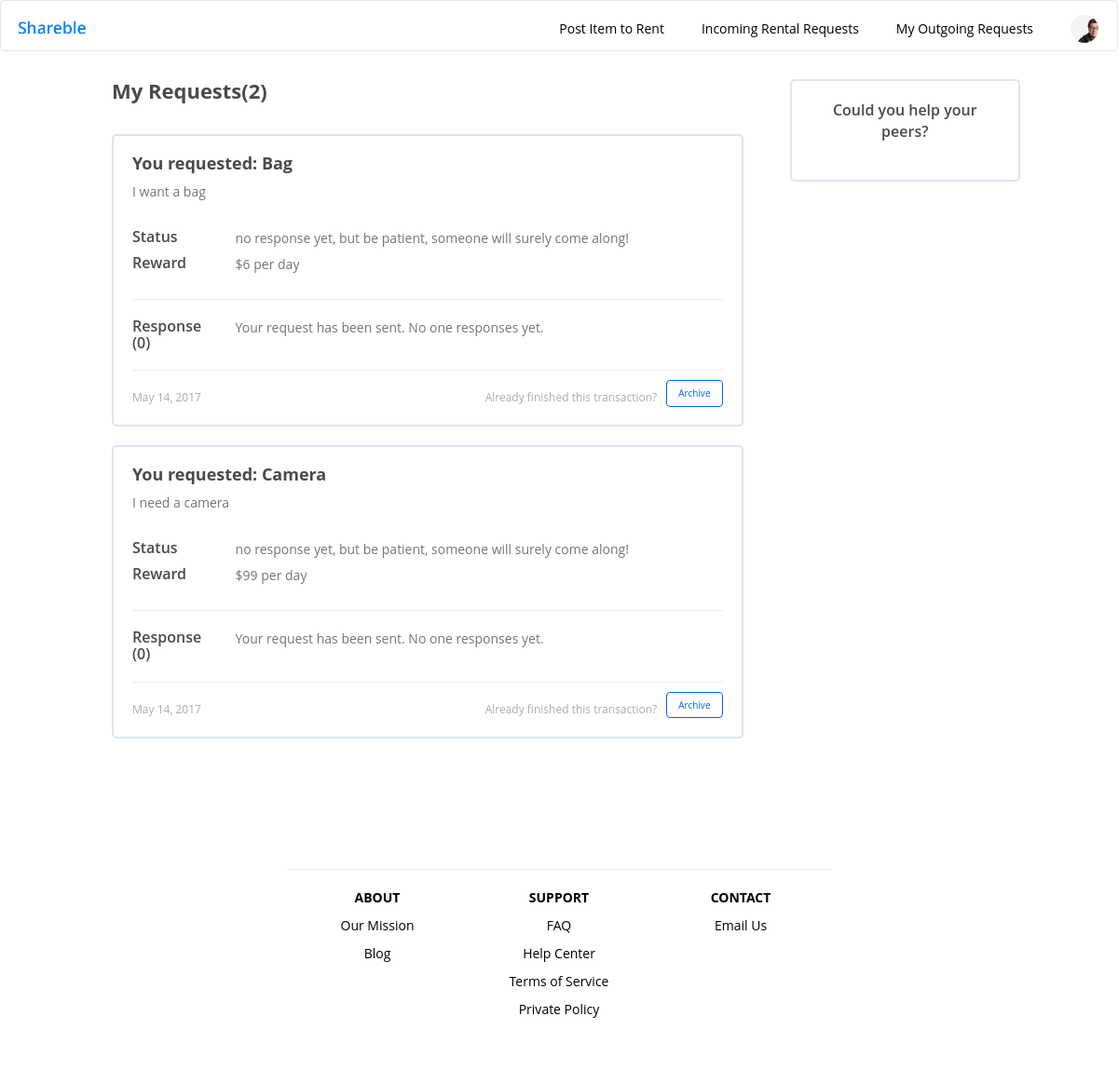
Page /rent/my_requests (signed in) on the committed database.
### rent/models.py (models this page shows, shortened)
class RequestingItem(models.Model):
	name = models.CharField(max_length=100)
	borrower = models.ForeignKey(User)
	picture = models.FileField(upload_to=itemuploadpath, blank=True, null=True)
	content_type = models.CharField(max_length=50, blank=True, null=True)
	description = models.TextField(max_length=300, blank=True, null=True)
	reward = models.CharField(max_length=100, blank=True, null=True)
	post_date = models.DateField(auto_now_add=True, blank=True, null=True)
	active = models.BooleanField(default=True, blank=False)
	need_from = models.DateField(blank=True, null=True)
	need_to = models.DateField(blank=True, null=True)

### rent/views.py (the view)
@login_required
def my_requests(request):
	context = {}
	requested_items = RequestingItem.objects.filter(borrower=request.user)
	context['items'] = []
	request_count = requested_items.count()
	context['count'] = request_count
	for i in range(0,requested_items.count()):
		item_dict = {}
		item_dict['name'] = requested_items[i].name
		item_dict['reward'] = requested_items[i].reward
		item_dict['post_date'] = requested_items[i].post_date
		responses = RequestResponse.objects.filter(item=requested_items[i])
		if responses.count() == 0:
			item_dict['no_response'] = True
		item_dict['responses'] = responses
		item_dict['description'] = requested_items[i].description
		context['items'].append(item_dict)
	help_peer = RequestingItem.objects.all().exclude(borrower=request.user, )[:4]
	context['help_peer'] = help_peer
	return render(request, 'rent/my_requests.html', context)

### rent/templates/rent/my_requests.html (shortened to what this page needs)
{% extends "rent/base.html" %}
{% block customized_static %}
{% load static %}
        <link rel="stylesheet" type="text/css" href="{% static 'rent/css/style.css' %}">
        <link rel="stylesheet" type="text/css" href="../../static/rent/css/myoffers.css">
        <link rel="stylesheet" href="//cdnjs.cloudflare.com/ajax/libs/jasny-bootstrap/3.1.3/css/jasny-bootstrap.min.css">
{% endblock %}
{% block bodycontent %}
        <div class="main-container">
            <div class="row">
                <div class="col-xs-12 col-sm-9 col-md-9">
                    <div class="content-container">
                        <div class="row" id="search">
                            <div class="h1 col-md-12">
                                My Requests({{count}})
                            </div>
                        </div>
                        {% if items %}
                        {% for i in items %}
                        <div class="" id="items-container">
                            <div class="an-request gray-border">
                                <div class="h2">
                                    You requested: {{i.name}}
                                </div>
                                <div class="body">
                                    {{i.description}}
                                </div>
                                <div class="row margin-in-section margin-section">
                                    <div class="col-xxs col-xs-4 col-sm-3 col-md-2 col-lg-2">
                                        <div class="h3 incoming-sub-title">
                                            Status
                                        </div>
                                    </div>
                                    <div class="col-xxs col-xs-8 col-sm-9 col-md-10 col-lg-10">
                                        <div class="body incoming-sub-title">
                                            {% if i.no_response %}
                                            <p>no response yet, but be patient, someone will surely come along!</p>
                                            {% else %}
                                            <p>Your request got {{i.responses.count}} responses. Contact them to complete the request.</p>
                                            {% endif %}
                                        </div>
                                    </div>
                                </div>
                                <div class="row margin-in-section ">
                                    <div class="col-xxs col-xs-4 col-sm-3 col-md-2 col-lg-2">
                                        <div class="h3 incoming-reward">
                                            Reward
                                        </div>
                                    </div>
                                    <div class="col-xxs col-xs-8 col-sm-9 col-md-10 col-lg-10">
                                        <div class="body">
                                            {{i.reward}}
                                        </div>
                                    </div>
                                </div>
                                <hr>
                                <div class="row margin-in-section response-section">
                                    <div class="col-xxs col-xs-4 col-sm-3 col-md-2 col-lg-2">
                                        <div class="h3 incoming-reward">
                                            Response ({{i.responses.count}})
                                        </div>
                                    </div>
                                    <div class="col-xxs col-xs-8 col-sm-9 col-md-10 col-lg-10">
                                        <div class="body">
                                            {% if i.no_response%}
                                            Your request has been sent. No one responses yet.
                                            {% else %}
                                            Below are your responses!
                                            {% endif %}
                                        </div>
                                    </div>
                                </div>
                                <hr id="incoming-line">
                                <div>
                                    <div class="caption-2 incoming-time">
                                        {{i.post_date}}
                                    </div>
                                    <button class="btn btn-secondary btn-secondary-blue right ">
                                        Archive
                                    </button>
                                    <div class="body inlineblock right caption-2" id="notes">
                                        Already finished this transaction?
                                    </div>
                                </div>
                            </div>
                        </div>
                        <br>
                        {% endfor %}
                        {% else %}
                        You haven't posted any requests yet!
                        {% endif %}
                    </div>
                </div>
                <div class="hidden-xs col-sm-3 col-md-3" id="could-you-help-peer-container">
                    <div class="" id="help-peer-title">
                        Could you help your peers?
                    </div>
                </div>
            </div>
        </div>
{% endblock %}

### rent/static/rent/css/search.css (style rules this page uses)
p { margin: 0; }
.main-container { max-width: 1200px; }
#could-you-help-peer-container { border-radius: 5px; border: solid 2px #dde5ed; padding: 0 20px 40px 20px; }
#items-container { margin-right: 35px; }
#help-peer-title { margin: auto; text-align: center; padding-top: 20px; font-size: 16px; font-weight: 600; color: #4a4a4a; }

### rent/static/rent/css/style.css (style rules this page uses)
.margin-section { margin-top: 30px; }
.response-section { position: relative; }

### rent/static/rent/css/myoffers.css (style rules this page uses)
#incoming-line { margin: 10px 0px 10px 0px; }
.incoming-time { display: inline-block; margin-top: 10px; }
.incoming-reward { margin-top: auto; }
#notes { margin-top: 10px; margin-right: 10px; }

### rent/static/rent/css/elements.css (style rules this page uses)
* { font-family: "Open Sans", sans-serif; }
body { box-sizing: border-box; }
.h1 { font-size: 22px; font-weight: bold; color: #4a4a4a; margin-top: 0px; }
.h2 { font-size: 18px; font-weight: bold; color: #4a4a4a; margin-top: 0px; }
.h3 { font-size: 16px; font-weight: 600; color: #4a4a4a; margin-top: 0px; }
.body { font-size: 14px; color: #757575; }
.caption-2 { font-size: 12px; color: #757575; opacity: 0.6; }
.btn-secondary { background-color: white; -webkit-transition-duration: 0.4s; transition-duration: 0.4s; font-size: 10px; }
.btn-secondary-blue { border: 1px solid #0064ff; color: #0064ff; }
.right { float: right; }
.main-container { margin: auto; margin-top: 30px; max-width: 1200px; }
.gray-border { width: 100%; border-radius: 5px; border: solid 2px #dde5ed; padding: 2rem 2rem 2rem 2rem; }
button { border: none; background-color: none; }
.inlineblock { display: inline-block; }
@media only screen and (min-width: 768px) { .main-container { width: 95%; } }
@media only screen and (min-width: 992px) { .main-container { width: 80%; } }

### rows in the picture
RequestingItem: name "Bag", description "I want a bag", reward "$6 per day", post_date "May 14, 2017"
RequestingItem: name "Camera", description "I need a camera", reward "$99 per day", post_date "May 14, 2017"

### other values in the picture
{{ count }} "2"
{{ i.responses.count }} "0" "0"
